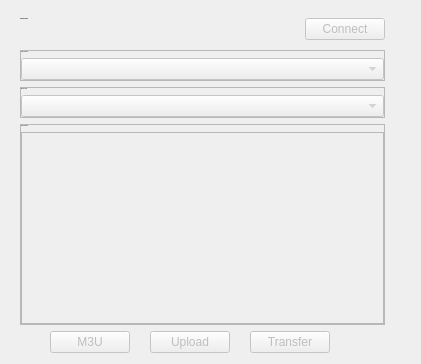
               <widget class="QWidget" name="page_plex">
                <layout class="QVBoxLayout" name="verticalLayout_21">
                 <property name="spacing">
                  <number>0</number>
                 </property>
                 <property name="topMargin">
                  <number>9</number>
                 </property>
                 <item alignment="Qt::AlignTop">
                  <widget class="QWidget" name="frame_plex_title" native="true">
                   <layout class="QHBoxLayout" name="horizontalLayout_17">
                    <property name="topMargin">
                     <number>9</number>
                    </property>
                    <property name="rightMargin">
                     <number>25</number>
                    </property>
                    <property name="bottomMargin">
                     <number>0</number>
                    </property>
                    <item alignment="Qt::AlignLeft|Qt::AlignTop">
                     <widget class="QLabel" name="lbl_plex_title">
                      <property name="font">
                       <font>
                        <pointsize>-1</pointsize>
                        <weight>75</weight>
                        <bold>true</bold>
                       </font>
                      </property>
                      <property name="text">
                       <string>Your Plex Library</string>
                      </property>
                     </widget>
                    </item>
                    <item alignment="Qt::AlignRight|Qt::AlignTop">
                     <widget class="QPushButton" name="btn_plex_connect">
                      <property name="enabled">
                       <bool>false</bool>
                      </property>
                      <property name="cursor">
                       <cursorShape>PointingHandCursor</cursorShape>
                      </property>
                      <property name="text">
                       <string>Connect</string>
                      </property>
                      <property name="icon">
                       <iconset resource="resources.qrc">
                        <normaloff>:/light/icons/light/server-square-cloud-svgrepo-com.svg</normaloff>:/light/icons/light/server-square-cloud-svgrepo-com.svg</iconset>
                      </property>
                      <property name="iconSize">
                       <size>
                        <width>24</width>
                        <height>24</height>
                       </size>
                      </property>
                     </widget>
                    </item>
                   </layout>
                  </widget>
                 </item>
                 <item>
                  <layout class="QVBoxLayout" name="frame_plex_body">
                   <property name="spacing">
                    <number>6</number>
                   </property>
                   <property name="leftMargin">
                    <number>9</number>
                   </property>
                   <property name="topMargin">
                    <number>10</number>
                   </property>
                   <property name="rightMargin">
                    <number>25</number>
                   </property>
                   <item>
                    <widget class="QFrame" name="frame">
                     <property name="frameShape">
                      <enum>QFrame::StyledPanel</enum>
                     </property>
                     <property name="frameShadow">
                      <enum>QFrame::Raised</enum>
                     </property>
                     <layout class="QVBoxLayout" name="verticalLayout_26">
                      <property name="spacing">
                       <number>5</number>
                      </property>
                      <property name="leftMargin">
                       <number>0</number>
                      </property>
                      <property name="topMargin">
                       <number>0</number>
                      </property>
                      <property name="rightMargin">
                       <number>0</number>
                      </property>
                      <property name="bottomMargin">
                       <number>0</number>
                      </property>
                      <item>
                       <widget class="QLabel" name="lbl_library_sections">
                        <property name="font">
                         <font>
                          <pointsize>-1</pointsize>
                         </font>
                        </property>
                        <property name="text">
                         <string>Library Sections</string>
                        </property>
                       </widget>
                      </item>
                      <item>
                       <widget class="QComboBox" name="cmb_library_sections">
                        <property name="enabled">
                         <bool>false</bool>
                        </property>
                        <property name="font">
                         <font>
                          <pointsize>-1</pointsize>
                         </font>
                        </property>
                       </widget>
                      </item>
                     </layout>
                    </widget>
                   </item>
                   <item>
                    <widget class="QFrame" name="frame_7">
                     <property name="frameShape">
                      <enum>QFrame::StyledPanel</enum>
                     </property>
                     <property name="frameShadow">
                      <enum>QFrame::Raised</enum>
                     </property>
                     <layout class="QVBoxLayout" name="verticalLayout_10">
                      <property name="spacing">
                       <number>5</number>
                      </property>
                      <property name="leftMargin">
                       <number>0</number>
                      </property>
                      <property name="topMargin">
                       <number>0</number>
                      </property>
                      <property name="rightMargin">
                       <number>0</number>
                      </property>
                      <property name="bottomMargin">
                       <number>0</number>
                      </property>
                      <item>
                       <widget class="QLabel" name="lbl_library_prepend">
                        <property name="font">
                         <font>
                          <pointsize>-1</pointsize>
                         </font>
                        </property>
                        <property name="whatsThis">
                         <string/>
                        </property>
                        <property name="text">
                         <string>Directory Path</string>
                        </property>
                       </widget>
                      </item>
                      <item>
                       <widget class="QComboBox" name="cmb_library_prepend">
                        <property name="enabled">
                         <bool>false</bool>
                        </property>
                        <property name="font">
                         <font>
                          <pointsize>-1</pointsize>
                         </font>
                        </property>
                       </widget>
                      </item>
                     </layout>
                    </widget>
                   </item>
                   <item>
                    <widget class="QFrame" name="frame_8">
                     <property name="frameShape">
                      <enum>QFrame::StyledPanel</enum>
                     </property>
                     <property name="frameShadow">
                      <enum>QFrame::Raised</enum>
                     </property>
                     <layout class="QVBoxLayout" name="verticalLayout_27">
                      <property name="spacing">
                       <number>5</number>
                      </property>
                      <property name="leftMargin">
                       <number>0</number>
                      </property>
                      <property name="topMargin">
                       <number>0</number>
                      </property>
                      <property name="rightMargin">
                       <number>0</number>
                      </property>
                      <property name="bottomMargin">
                       <number>0</number>
                      </property>
                      <item>
                       <widget class="QLabel" name="lbl_library_playlists">
                        <property name="font">
                         <font>
                          <pointsize>-1</pointsize>
                         </font>
                        </property>
                        <property name="text">
                         <string>Library Playlists</string>
                        </property>
                       </widget>
                      </item>
                      <item>
                       <widget class="QListWidget" name="list_library_playlist">
                        <property name="enabled">
                         <bool>false</bool>
                        </property>
                        <property name="font">
                         <font>
                          <pointsize>11</pointsize>
                         </font>
                        </property>
                        <property name="alternatingRowColors">
                         <bool>true</bool>
                        </property>
                        <property name="selectionMode">
                         <enum>QAbstractItemView::ExtendedSelection</enum>
                        </property>
                       </widget>
                      </item>
                     </layout>
                    </widget>
                   </item>
                   <item>
                    <layout class="QHBoxLayout" name="horizontalLayout_7">
                     <property name="spacing">
                      <number>20</number>
                     </property>
                     <property name="leftMargin">
                      <number>30</number>
                     </property>
                     <property name="topMargin">
                      <number>0</number>
                     </property>
                     <property name="rightMargin">
                      <number>55</number>
                     </property>
                     <item>
                      <widget class="QPushButton" name="btn_plex_download">
                       <property name="enabled">
                        <bool>false</bool>
                       </property>
                       <property name="text">
                        <string>M3U</string>
                       </property>
                       <property name="icon">
                        <iconset resource="resources.qrc">
                         <normaloff>:/light/icons/light/cloud-download-svgrepo-com.svg</normaloff>:/light/icons/light/cloud-download-svgrepo-com.svg</iconset>
                       </property>
                       <property name="iconSize">
                        <size>
                         <width>24</width>
                         <height>24</height>
                        </size>
                       </property>
                      </widget>
                     </item>
                     <item>
                      <widget class="QPushButton" name="btn_plex_upload">
                       <property name="enabled">
                        <bool>false</bool>
                       </property>
                       <property name="text">
                        <string>Upload</string>
                       </property>
                       <property name="icon">
                        <iconset resource="resources.qrc">
                         <normaloff>:/light/icons/light/cloud-upload-svgrepo-com.svg</normaloff>:/light/icons/light/cloud-upload-svgrepo-com.svg</iconset>
                       </property>
                       <property name="iconSize">
                        <size>
                         <width>24</width>
                         <height>24</height>
                        </size>
                       </property>
                      </widget>
                     </item>
                     <item>
                      <widget class="QPushButton" name="btn_plex_update">
                       <property name="enabled">
                        <bool>false</bool>
                       </property>
                       <property name="text">
                        <string>Transfer</string>
                       </property>
                       <property name="icon">
                        <iconset resource="resources.qrc">
                         <normaloff>:/light/icons/light/spotify-svgrepo-com.svg</normaloff>:/light/icons/light/spotify-svgrepo-com.svg</iconset>
                       </property>
                       <property name="iconSize">
                        <size>
                         <width>24</width>
                         <height>24</height>
                        </size>
                       </property>
                      </widget>
                     </item>
                    </layout>
                   </item>
                  </layout>
                 </item>
                </layout>
               </widget>
